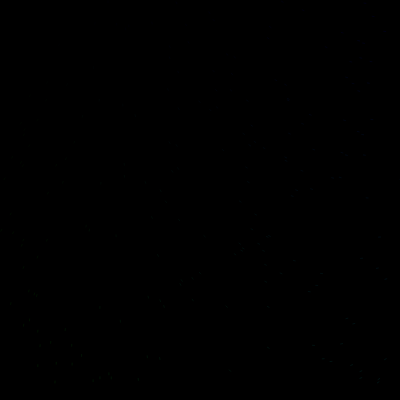
Frame 1 (no input)
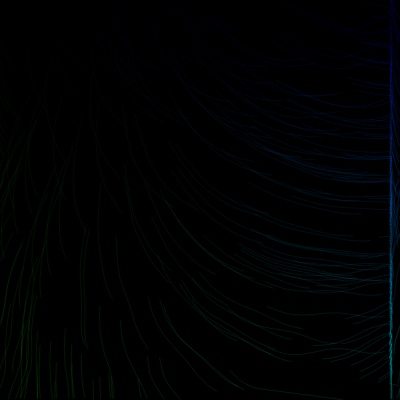
Frame 60 (no input)
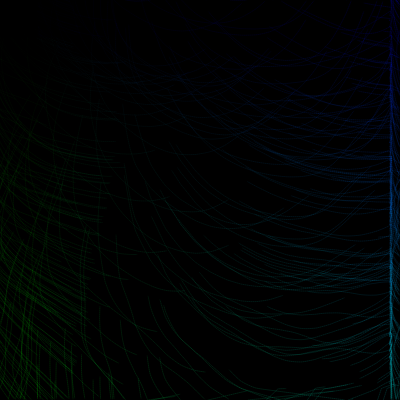
Frame 120 (the mouse pressed at the canvas centre since frame 60)

The p5.js sketch that drew these frames (run headless with seeded random() and noise() and a simulated clock; from frame 60 on, the mouse is pressed at the canvas centre):

// p5.js sketch
// ── sketch.js
/// <reference path="./p5.global-mode.d.ts" />
var scl=15;
var xoff=0;
var yoff=0;
var zoff=0;
var flowvecs=[];
var sands=[];
var cnt;
var col,row;
function setup() {
  
  createCanvas(400, 400); 
  //scale down height and width 
  row=floor(height/scl);
  col=floor(width/scl);
  for (let i = 0; i < 200; i++) {
    s=new sand();
    sands[i]=s;
  }
  background(0);
}


//generate bunch of vectors using perlin noise
//store each vector at a perticular index.
function draw() {
  // background(255);
  yoff=0;
  cnt=0;
  for (let i = 0; i < row; i++) {
    xoff=0;
    for (let j = 0; j < col; j++) {
     
    var angle=noise(xoff,yoff,zoff)*4*PI;
     var v=p5.Vector.fromAngle(angle,scl);
     var index=j+i*col;
     flowvecs[index]=v; 
    //  push();
    //  translate(i*scl, j*scl);
    //  stroke(0);
    //  line(0, 0, v.x,v.y);
    //  pop();
     xoff+=0.01;

    }
     yoff+=0.01

     zoff+=0.0002;
   }
  
   launchSand();  
   
}


function launchSand() {
  for (let i = 0; i < sands.length; i++) {
    sands[i].move(flowvecs);
    sands[i].update(); 
    sands[i].display();
  }
}
// ── sand.js
/// <reference path="./p5.global-mode.d.ts" />

class sand{
    constructor(){
        this.pos=createVector(random(width-scl),random(height-scl));
        this.vel=createVector(0, 0);
        this.acc=createVector(0, 0); 
        this.prevpos=this.pos.copy();
    }
    
    update(){
        this.vel=this.vel.add(this.acc);
        this.vel.limit(2);
        this.pos=this.pos.add(this.vel);
        this.acc.mult(0);
        this.edges();
    }

    //make line using current position and previous position
    display(){
        var r=0;
        var g=map(this.pos.y, 0, width, 0, 255);
        var b=map(this.pos.x, 0, width, 0, 255);
        stroke(r,g,b,20);
        r+=10;
        if(r>255)
          r=0;
        // ellipse(this.pos.x, this.pos.y,2,2);
        line(this.pos.x,this.pos.y, this.prevpos.x, this.prevpos.y);
        this.updateprev();
    }
    //set current pos as prevpos for next round
    updateprev(){
        this.prevpos.x=this.pos.x;
        this.prevpos.y=this.pos.y;
    }



    //when sand is at perticular position, we calculate index from position vector.
    //apply the vector at that index, as acceleration.
    move(vectors){
        var i= floor(this.pos.x/scl);   //change position into multiple of scl
        var j= floor(this.pos.y/scl);   //change position into multiple of scl
        var index=i+j*col;              
        var force=vectors[index]
        this.addforce(force);
    }



    //set flow vector as acceleration
    addforce(force){
       this.acc= this.acc.add(force);
    }
    //if cross one edge come out from opposite edge 
    edges(){
        if(this.pos.x>width){
            this.pos.x=0;
            this.updateprev();
        }
          
        if(this.pos.x<0){
            this.pos.x=width;
            this.updateprev();
        }
        
        if(this.pos.y>height) {
             this.pos.y=0;
             this.updateprev();
        } 
         
        if(this.pos.y<0) {
            this.pos.y=height;
            this.updateprev();
        } 
          
    }
}
